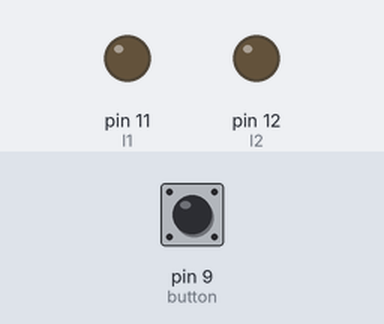
This sketch was run on a simulated Arduino Uno, built with avr-gcc and run on an emulated ATmega328P. Shown: output pins drawn as LEDs (lit = HIGH). Inputs (shaded band) come from the test bench; at power-on: pin 9 (button) LOW.

Above: at 1.2 s.
1.3 s: pin 9 (button) pulled HIGH for 1 s
At 3.0 s:
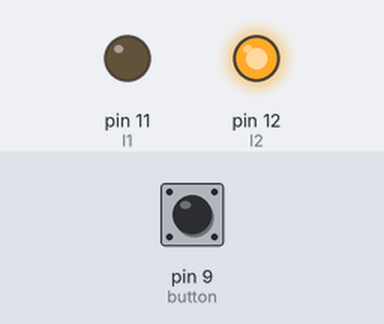
3.8 s: pin 9 (button) pulled HIGH for 0.15 s
At 4.2 s:
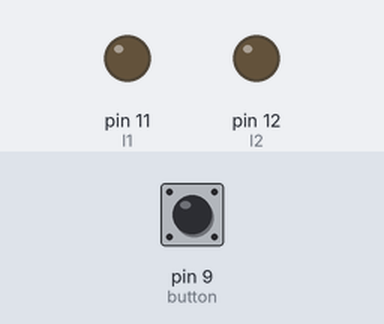
5.4 s: pin 9 (button) pulled HIGH for 3.2 s
At 9.4 s:
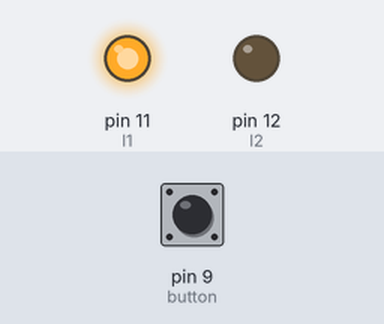
Timing chart, 0 to 10.9 s (numbered marks = the images above; inputs shaded):
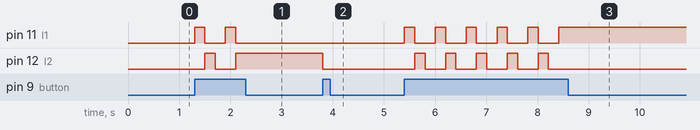

The sketch:

scenario_4.ino
```cpp
// Wiring code generated from an ArduinoML model
// Application name: Scenario 4


long debounce = 200;

enum STATE {led1, led2, none};
STATE currentState = none;

boolean buttonBounceGuard = false;
long buttonLastDebounceTime = 0;

void setup(){
  pinMode(9, INPUT);  // button [Sensor]
  pinMode(11, OUTPUT); // l1 [Actuator]
  pinMode(12, OUTPUT); // l2 [Actuator]
}

void loop() {
	switch(currentState){
		case led1:
			digitalWrite(11,HIGH);
			digitalWrite(12,LOW);
			buttonBounceGuard = millis() - buttonLastDebounceTime > debounce;
			if(digitalRead(9) == HIGH && buttonBounceGuard) {
				buttonLastDebounceTime = millis();
				currentState = led2;
			}
		break;
		case led2:
			digitalWrite(11,LOW);
			digitalWrite(12,HIGH);
			buttonBounceGuard = millis() - buttonLastDebounceTime > debounce;
			if(digitalRead(9) == HIGH && buttonBounceGuard) {
				buttonLastDebounceTime = millis();
				currentState = none;
			}
		break;
		case none:
			digitalWrite(11,LOW);
			digitalWrite(12,LOW);
			buttonBounceGuard = millis() - buttonLastDebounceTime > debounce;
			if(digitalRead(9) == HIGH && buttonBounceGuard) {
				buttonLastDebounceTime = millis();
				currentState = led1;
			}
		break;
	}
}
```

Measured:
- after the input at 1.3 s, pin 11 (l1): alternates HIGH for 0.20 s and LOW for 0.40 s, 4 changes in all, then stays LOW, starting at once; pin 12 (l2): LOW → HIGH after 0.20 s, → LOW 0.20 s later, → HIGH 0.40 s later
- after the input at 3.8 s, pin 12 (l2): HIGH → LOW at once
- after the input at 5.4 s, pin 11 (l1): alternates HIGH for 0.20 s and LOW for 0.40 s, 11 changes in all, then stays HIGH, starting at once; pin 12 (l2): alternates HIGH for 0.20 s and LOW for 0.40 s, 10 changes in all, then stays LOW, starting after 0.20 s
